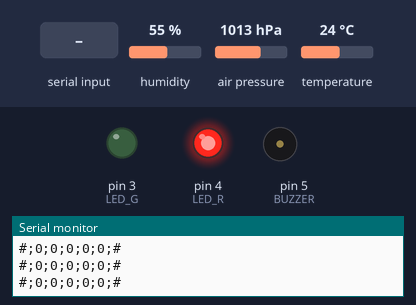
A sketch run on a simulated Arduino Uno, built with avr-gcc and run on an emulated ATmega328P. Parts: output pins drawn as LEDs (lit = HIGH), buzzer (waves = sounding, pin HIGH), the last lines printed to the serial monitor. The test bench sets the inputs (shaded band); at power-on: humidity 55 %, air pressure 1013 hPa, temperature 24 °C. Pins used as bus, display or sensor lines are not drawn.

Above: at 1.2 s.
1.3 s: "F" received over Serial
At 1.9 s:
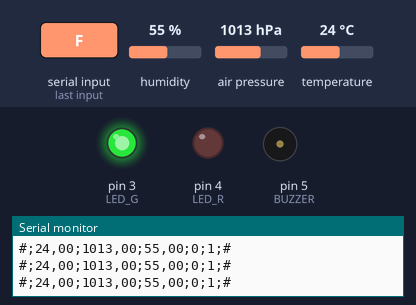
2.8 s: "B" received over Serial
At 3.1 s:
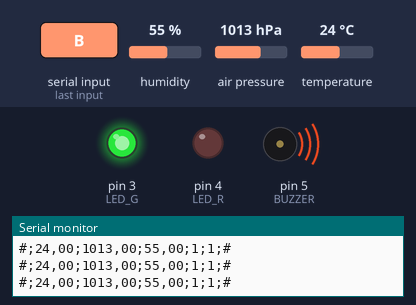
4.3 s: "O" received over Serial
At 5.4 s:
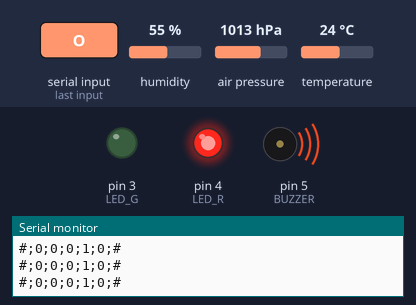
5.8 s: "N" received over Serial
At 6.5 s:
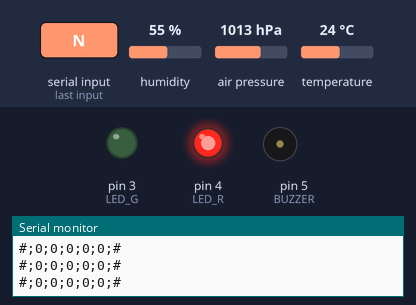
Timing chart, 0 to 8.8 s (numbered marks = the images above; inputs shaded):
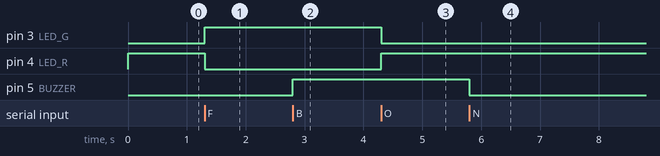

Measured:
- after the input at 1.3 s, pin 3 (LED_G): LOW → HIGH at once; pin 4 (LED_R): HIGH → LOW at once
- after the input at 2.8 s, pin 5 (BUZZER): LOW → HIGH at once
- after the input at 4.3 s, pin 3 (LED_G): HIGH → LOW at once; pin 4 (LED_R): LOW → HIGH at once
- after the input at 5.8 s, pin 5 (BUZZER): HIGH → LOW at once

The sketch:

lab_des_sof.ino
```cpp
#include <Wire.h>
#include <Adafruit_BME280.h>
#include <Adafruit_Sensor.h>
#include <SPI.h>

Adafruit_BME280 bme;

int BUZZER=5, BME_vcc=2, LED_G=3, LED_R=4, rate=100;

String data, s_temp, s_pressure, s_hum, BME280_status, BUZZER_status, LED_status;

double temp, pressure, hum;

long int timer=0;

void setup() {
  Serial.begin(9600);
  pinMode(BUZZER, OUTPUT);
  pinMode(BME_vcc, OUTPUT);
  pinMode(LED_G, OUTPUT);
  pinMode(LED_R, OUTPUT);
  digitalWrite(BUZZER, LOW);
  digitalWrite(BME_vcc, HIGH);
  digitalWrite(LED_G, LOW);
  digitalWrite(LED_R, HIGH);
  bme.begin();
  BME280_status="0";
  BUZZER_status="0";
}

void loop() {
  data="#;";
  if (timer > millis())  timer = millis();
  if (millis() - timer > rate)
  {
    timer = millis();
    getTempPressHumAlt();
    data += s_temp + s_pressure + s_hum + BUZZER_status + ";" + BME280_status + ";" + "#";
    Serial.println(data);
  }
  if ( Serial.available () )
  {
    char o = Serial.read();
    if (o == 'O') // if O turn BMP280 off
    {
      digitalWrite(BME_vcc, LOW);
      BME280_status = "0";
      digitalWrite(LED_R, 1);
      digitalWrite(LED_G, 0);
    }
    if (o == 'F') // if F turn BMP280 on
    {
      digitalWrite(BME_vcc, HIGH);
      digitalWrite(LED_R, 0);
      digitalWrite(LED_G, 1);
      delay(15);
      bme.begin();
      BME280_status = "1";
    }
    if (o== 'B')
    {
      digitalWrite(BUZZER, HIGH);
      BUZZER_status = "1";
    }
    if (o== 'N')
    {
      digitalWrite(BUZZER, LOW);
      BUZZER_status = "0";
    }
}
}

void getTempPressHumAlt()
{
  if (BME280_status == "1")
  {
    temp=bme.readTemperature();
    s_temp=(String)temp;
    s_temp.replace(".", ",");
    s_temp+=";";
    pressure=bme.readPressure()/100;
    s_pressure=(String)pressure;
    s_pressure.replace(".", ",");
    s_pressure+=";";
    hum=bme.readHumidity();
    s_hum=(String)hum;
    s_hum.replace(".", ",");
    s_hum+=";";
  }
  if (BME280_status == "0")
  {
    s_pressure = "0;";
    s_temp = "0;";
    s_hum = "0;";
  }
}
```
